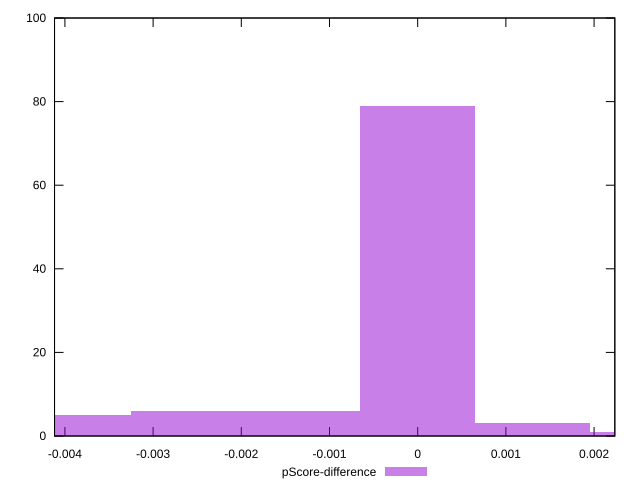

Write gnuplot code to recreate this figure.
reset

$pScoreDifference <<EOF
0 79
-0.001301024346689376 6
-0.002602048693378752 6
-0.003903073040068128 5
0.001301024346689376 3
0.002602048693378752 1
EOF

set key outside below
set boxwidth 0.001301024346689376
set xrange [-0.004117647058823504:0.0022352941176470575]
set yrange [0:100]
set trange [0:100]
set style fill transparent solid 0.5 noborder
set terminal svg size 640, 490 enhanced background rgb 'white'
set output "reprap/uses-rel-preload/samples/pages+cached+noexternal+nomedia+nocss+nojs/pScore-difference/histogram.svg"

plot $pScoreDifference title "pScore-difference" with boxes

reset
